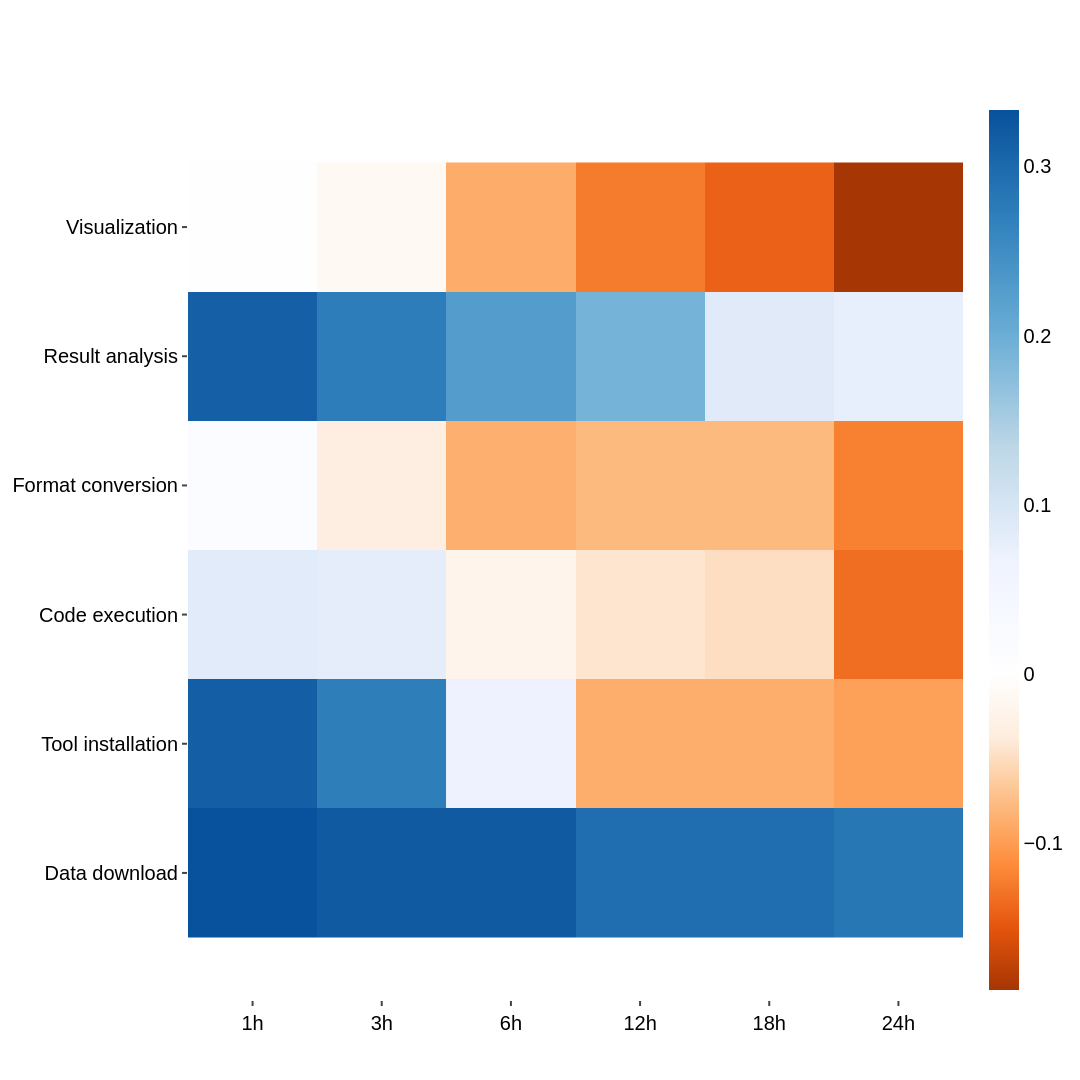

The notebook cell this image was saved under:
### Code cell
line_width = 2
fig = go.Figure()

fig.add_trace(go.Heatmap(
    x=['1h', '3h', '6h', '12h', '18h', '24h'],
    y=['Data download', 'Tool installation', 'Code execution', 'Format conversion', 'Result analysis', 'Visualization'],
    z=shift_array[[5, 2, 0, 4, 3, 1]],
    colorscale = [
        [0, cl.flipper()['seq']['5']['Oranges'][4]],
        [(shift_array_min*4/5-shift_array_min)/shift_max_min, cl.flipper()['seq']['5']['Oranges'][3]],
        [(shift_array_min*3/5-shift_array_min)/shift_max_min, cl.flipper()['seq']['5']['Oranges'][2]],
        [(shift_array_min*2/5-shift_array_min)/shift_max_min, cl.flipper()['seq']['5']['Oranges'][1]],
        [(shift_array_min*1/5-shift_array_min)/shift_max_min, cl.flipper()['seq']['5']['Oranges'][0]],
        [(0-shift_array_min)/shift_max_min, 'rgb(255,255,255)'],
        [(shift_array_max*1/5-shift_array_min)/shift_max_min, cl.flipper()['seq']['5']['Blues'][0]],
        [(shift_array_max*2/5-shift_array_min)/shift_max_min, cl.flipper()['seq']['5']['Blues'][1]],
        [(shift_array_max*3/5-shift_array_min)/shift_max_min, cl.flipper()['seq']['5']['Blues'][2]],
        [(shift_array_max*4/5-shift_array_min)/shift_max_min, cl.flipper()['seq']['5']['Blues'][3]],
        [1, cl.flipper()['seq']['5']['Blues'][4]]
    ],
))

fig.update_layout(
    showlegend=False,
    yaxis_scaleanchor='x',
    xaxis={'showline': False, 'linewidth': line_width, 'linecolor': 'black', 'mirror': False, 'ticks': 'outside', 'tickwidth': line_width},
    yaxis={'showline': False, 'linewidth': line_width, 'linecolor': 'black', 'mirror': False, 'ticks': 'outside', 'tickwidth': line_width},
    plot_bgcolor='white',
    font_family='Arial',
    font_color='rgb(0,0,0)',
    font_size=20,
    width=1080,
    height=1080)

fig.show()
# file_prefix = f'fig.3e.phytobench-paper.heatmap'.lower().replace(' ', '_')
# fig.write_image(f'{file_prefix}.pdf')
# fig.write_image(f'{file_prefix}.png')

### Figure 1 — Plotly figure (JSON) as saved in the notebook; plotly's stock layout.template omitted (floating-point values rounded to 4 significant figures)
{"data": [{"colorscale": [[0, "rgb(166,54,3)"], [0.07183, "rgb(230,85,13)"], [0.1437, "rgb(253,141,60)"], [0.2155, "rgb(253,190,133)"], [0.2873, "rgb(254,237,222)"], [0.3592, "rgb(255,255,255)"], [0.4873, "rgb(239,243,255)"], [0.6155, "rgb(189,215,231)"], [0.7437, "rgb(107,174,214)"], [0.8718, "rgb(49,130,189)"], [1, "rgb(8,81,156)"]], "type": "heatmap", "x": ["1h", "3h", "6h", "12h", "18h", "24h"], "y": ["Data download", "Tool installation", "Code execution", "Format conversion", "Result analysis", "Visualization"], "z": [[0.3333, 0.3205, 0.3205, 0.2949, 0.2949, 0.2821], [0.3155, 0.2718, 0.06796, -0.08738, -0.08738, -0.09709], [0.08467, 0.08009, -0.02288, -0.04348, -0.0492, -0.1327], [0.01724, -0.03448, -0.08621, -0.07759, -0.07759, -0.1207], [0.314, 0.2733, 0.2267, 0.1919, 0.08721, 0.07558], [-0.001344, -0.01344, -0.08871, -0.1237, -0.1411, -0.1868]]}], "layout": {"font": {"color": "rgb(0,0,0)", "family": "Arial", "size": 20}, "height": 1080, "plot_bgcolor": "white", "showlegend": false, "width": 1080, "xaxis": {"linecolor": "black", "linewidth": 2, "mirror": false, "showline": false, "ticks": "outside", "tickwidth": 2}, "yaxis": {"linecolor": "black", "linewidth": 2, "mirror": false, "scaleanchor": "x", "showline": false, "ticks": "outside", "tickwidth": 2}}}
